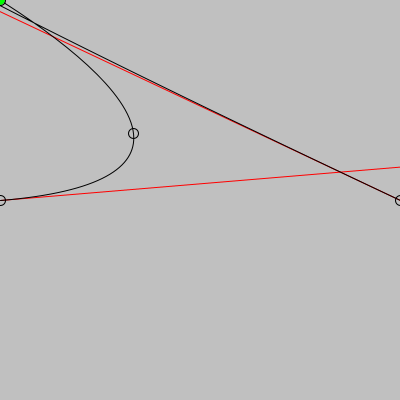
Frame 1 (no input)
Frame 60 (the mouse pressed at the canvas centre just before this capture): identical to frame 1, image omitted
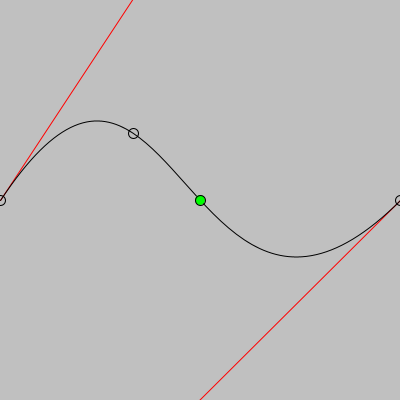
Frame 120 (the mouse held since frame 60 and released just before this capture)

The Processing sketch that drew these frames (run headless with seeded random() and noise(); from frame 60 on, the mouse is pressed at the canvas centre):

// Processing sketch: BezierFit
// ── BezierFit.pde
/** BezierFit
  * test of bezier2(), a beizer() that passes through control points
  * test sketch by jeremydouglass - ported to processing by prince polka,
  * from C# code by Gabe @ Stackoverflow: stackoverflow.com/a/2316440
  * 2017-03-19 Processing 3.2.3
  * forum.processing.org/two/discussion/21355/fixed-make-bezier-curve-pass-through-control-points#latest
 **/
void setup(){
  size(400,400);
}
void draw(){
  background(192);
  noFill();
  bezier2(
    0,height/2,
    width/3,height/3,
    mouseX,mouseY,
    width,height/2
  );
  ellipse(0,height/2,10,10);
  ellipse(width/3,height/3,10,10);
  ellipse(width,height/2,10,10);
  fill(0,255,0);
  ellipse(mouseX,mouseY,10,10);
}

/** bezier2(), a beizer() that passes through control points
  * Ported to processing by prince polka,
  * from C# code by Gabe @ Stackoverflow, <a href="http://stackoverflow.com/a/2316440" target="_blank" rel="nofollow">http://stackoverflow.com/a/2316440</a>
 **/
void bezier2(float x0, float y0, float x1, float y1, float x2, float y2, float x3, float y3) {
  // measure chord lengths
  float c1=dist(x0, y0, x1, y1);
  float c2=dist(x1, y1, x2, y2);
  float c3=dist(x3, y3, x2, y2);
  // make curve segment lengths proportional to chord lengths
  float t1=c1/(c1+c2+c3);
  float t2=(c1+c2)/(c1+c2+c3);
  float a=t1*(1-t1)*(1-t1)*3;
  float b=(1-t1)*t1*t1*3;
  float d=t2*(1-t2)*(1-t2)*3;
  float c=x1-(x0*pow(1-t1, 3.0))-(x3*pow(t1, 3));
  float e=(1-t2)*t2*t2*3;
  float f=x2-(x0*pow(1-t2, 3.0))-(x3*pow(t2, 3));
  float g=y1-(y0*pow(1-t1, 3.0))-(y3*pow(t1, 3));
  float h=y2-(y0*pow(1-t2, 3.0))-(y3*pow(t2, 3));
  // find bezier control points
  x2=(c-a/d*f)/(b-a*e/d);
  x1=(c-(b*x2))/a;
  y2=(g-a/d*h)/(b-a*e/d);
  y1=(g-(b*y2))/a;
  // draw control points
  pushStyle();
  fill(255,0,0);
  ellipse(x1,y1,10,10);
  ellipse(x2,y2,10,10);
  stroke(255,0,0);
  line(x0, y0, x1, y1);
  line(x2, y2, x3, y3);
  popStyle();
  // draw bezier curve using control points
  bezier(x0, y0, x1, y1, x2, y2, x3, y3);
}
